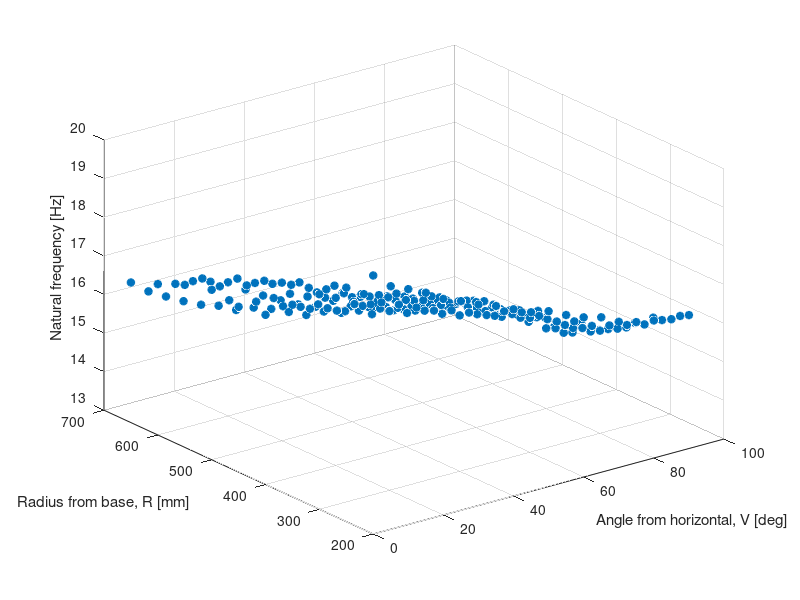

Source code (MATLAB): (Note: this script raises an error after producing the figure.)
%% Curve fitting 2.0
% In this code, I will generate the neural network models based on the data
% extracted from the
% Fitting_base_and_shoulder_FRF_With_different_TF_order_V9.

clear all
close all
clc 

% load (['D:\OneDrive - Umich\PhD\System ID 5 kg\Data\09-Aug-2023\R_V_NatFreq_Damping_09_Aug_base.mat'])
% load (['D:\OneDrive - Umich\PhD\System ID 5 kg\Data\09-Aug-2023\R_V_NatFreq_Damping_09_Aug_elbow.mat'])
% load (['D:\OneDrive - Umich\PhD\System ID 5 kg\Data\09-Aug-2023\R_V_NatFreq_Damping_09_Aug_shoulder.mat'])
load R_V_NatFreq_Damping_14_jun_shoulder.mat

% % Base
% nat_freqs_base_high ok
% zeta_base ok
%
% % Shoulder
% nat_freqs_shoulder_high ok
% zeta_shoulder ok
% 
% % elbow
% nat_freqs_elbow_high ok
% zeta_elbow ok
% 
% nat_freqs_elbow_max ok
% zeta_elbow_max ok
% 

cont = 1;

if cont == 1
    Z = '\omega_n [Hz]';
    X = 'V [degrees]';
    Y = 'R [mm]';
else
    Z = '\zeta [-]';
    X = 'V [degrees]';
    Y = 'R [mm]';
end

name    = 'Shoulder Joint First pole';
targets = abs(nat_freqs_shoulder_high);

figure
if cont ==1
    plot3(V_rad_shoulder*(180/pi),R_m_shoulder*1000,targets/(2*pi), '*','LineWidth',2);hold on
else
    plot3(V_rad_shoulder*(180/pi),R_m_shoulder*1000,targets, '*','LineWidth',2);hold on
end
%plot3(V_rad_shoulder*180/pi, R_m_shoulder*1000,nat_freqs_shoulder_high/(2*pi))
xlabel('Angle from horizontal, V [deg]')
ylabel('Radius from base, R [mm]')
zlabel('Natural frequency [Hz]')
%zlim([10 40])
grid on

%targets = nat_freqs_shoulder_high/(2*pi);
%targets = zeta_shoulder_max;
%targets = z_complex_conjugate_1;
%targets = abs(z_complex_conjugate_1)'/(2*pi);
inputs  = [V_rad_shoulder * 180 / pi, R_m_shoulder * 1000];


% Set the threshold values for outlier detection
% damping ratio of zers
% lowerThreshold = 0.1;  
% upperThreshold = 0.36;

% This part of the code can be used to remove outliers from the dataset. 
% % Nat freq of zeros 
% lowerThreshold = 10*2*pi;  % [Hz]
% upperThreshold = 35*2*pi;  % [Hz]
% 
% % Identify outliers based on the threshold values
% outlierIdx = targets < lowerThreshold | targets > upperThreshold;
% % outlierIdx = abs(z_complex_conjugate_elbow_1) < lowerThreshold | abs(z_complex_conjugate_elbow_1) > upperThreshold;
% % % 
% % % % Remove outliers from the dataset
% inputs  = inputs(~outlierIdx, :);
% targets = targets(~outlierIdx);


% First version: No hidden layers
net1 = fitnet(10); % Empty hidden layer sizes

% Train the first neural network
net1 = train(net1, inputs', targets');

% Generate surface predictions for the first version
x_test            = linspace(min(inputs(:, 1)), max(inputs(:, 1)), 100)';
y_test            = linspace(min(inputs(:, 2)), max(inputs(:, 2)), 100)';
[X_test, Y_test]  = meshgrid(x_test, y_test);
inputs_test       = [X_test(:), Y_test(:)]';
predictions_test1 = net1(inputs_test);
Z_predicted_test1 = reshape(predictions_test1, size(X_test));

% Plot original data and fitted surfaces for the first version
figure;
if cont == 1
    scatter3(inputs(:, 1), inputs(:, 2), targets/(2*pi), 'r*', 'LineWidth', 2);hold on;
    surf(X_test, Y_test, Z_predicted_test1/(2*pi));
else
    scatter3(inputs(:, 1), inputs(:, 2), targets, 'r*', 'LineWidth', 2);hold on;
    surf(X_test, Y_test, Z_predicted_test1);
end

hold off;
title(['NN model - ',replace(name,'_',' '),'']);
xlabel(X);
ylabel(Y);
zlabel(Z);

% Adjust plot settings for better visualization
set(gcf, 'color', 'w');
colormap('jet');
shading interp;
axis tight;


% Generate predictions for the first version
predictions1 = net1(inputs');
mse1         = mean((predictions1 - targets').^2);
variance1    = var(predictions1);

% Print the MSE and variance for the first version
fprintf('First version:\n');
fprintf('MSE: %.4f\n', mse1);
fprintf('Variance: %.4f\n\n', variance1);

% Assuming you have already trained and obtained the neural network model 'net'
% Define new input values for prediction
newInput = [42.5, 475]; % Replace x(1) and y(1) with your desired input values

% Perform prediction using the trained neural network
predictedOutput = net1(newInput');

% Display the predicted output
disp(['Predicted Output: ' num2str(predictedOutput)]);

%wn_base_1   = net1; ok
%zeta_base_1  = net1; ok

% % Shoulder
% wn_shoulder_1     = net1; ok
% zeta_shoulder_1   = net1; ok 
% 
% wn_shoulder_2     = net1; N/A
% zeta_shoulder_2   = net1; N/A
% 
% z_wn_shoulder_1   = net1; N/A
% z_zeta_shoulder_1 = net1; N/A
% 
% % elbow 
% wn_elbow_1        = net1; 
% zeta_elbow_1      = net1;
% 
%wn_elbow_2        = net1;
%zeta_elbow_2      = net1;
%  
% z_wn_elbow_1      = net1; N/A
% z_zeta_elbow_1    = net1; N/A

%save(['D:\OneDrive - Umich\PhD\System ID 5 kg\Scripts\NN_models_IP\',name,''],"zeta_elbow_2");

